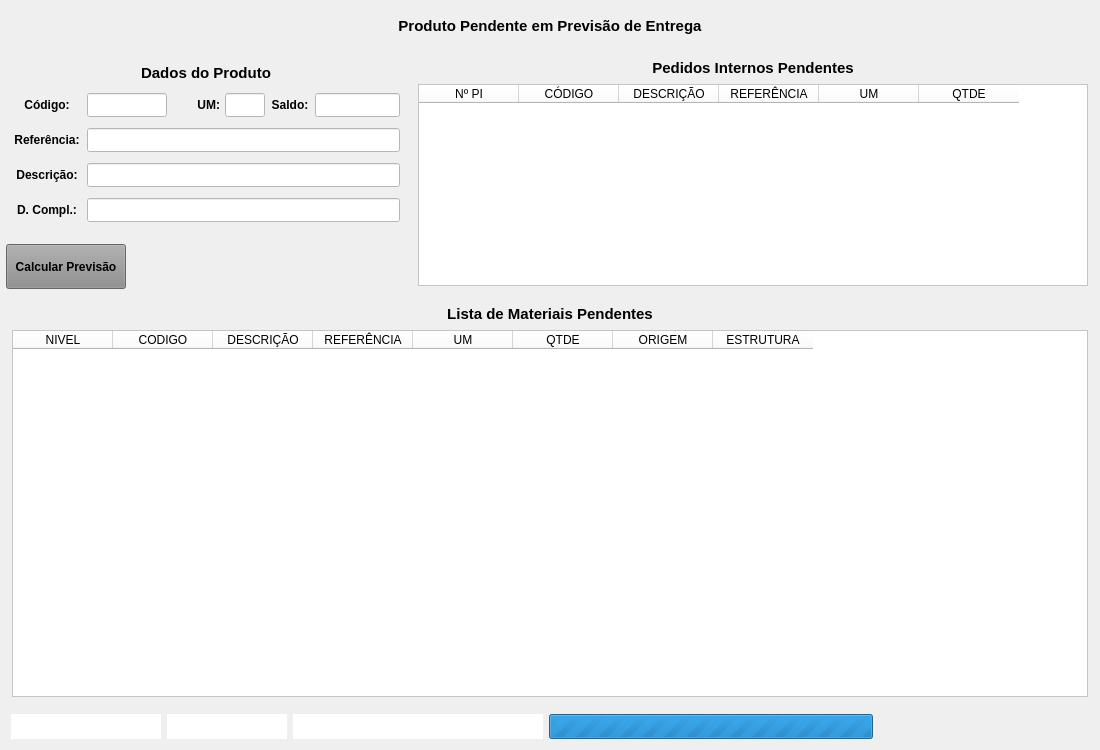
<?xml version="1.0" encoding="UTF-8"?>
<ui version="4.0">
 <class>MainWindow</class>
 <widget class="QMainWindow" name="MainWindow">
  <property name="geometry">
   <rect>
    <x>0</x>
    <y>0</y>
    <width>1100</width>
    <height>750</height>
   </rect>
  </property>
  <property name="windowTitle">
   <string>Previsão e Materiais Pendentes</string>
  </property>
  <widget class="QWidget" name="centralwidget">
   <layout class="QVBoxLayout" name="verticalLayout">
    <property name="leftMargin">
     <number>6</number>
    </property>
    <property name="topMargin">
     <number>6</number>
    </property>
    <property name="rightMargin">
     <number>6</number>
    </property>
    <property name="bottomMargin">
     <number>6</number>
    </property>
    <item>
     <widget class="QWidget" name="widget_cabecalho" native="true">
      <property name="sizePolicy">
       <sizepolicy hsizetype="Preferred" vsizetype="Fixed">
        <horstretch>0</horstretch>
        <verstretch>0</verstretch>
       </sizepolicy>
      </property>
      <property name="minimumSize">
       <size>
        <width>0</width>
        <height>40</height>
       </size>
      </property>
      <property name="maximumSize">
       <size>
        <width>16777215</width>
        <height>40</height>
       </size>
      </property>
      <property name="styleSheet">
       <string notr="true"/>
      </property>
      <layout class="QHBoxLayout" name="horizontalLayout">
       <property name="spacing">
        <number>0</number>
       </property>
       <property name="leftMargin">
        <number>15</number>
       </property>
       <property name="topMargin">
        <number>6</number>
       </property>
       <property name="rightMargin">
        <number>15</number>
       </property>
       <property name="bottomMargin">
        <number>6</number>
       </property>
       <item>
        <widget class="QLabel" name="label_13">
         <property name="sizePolicy">
          <sizepolicy hsizetype="Minimum" vsizetype="Preferred">
           <horstretch>0</horstretch>
           <verstretch>0</verstretch>
          </sizepolicy>
         </property>
         <property name="minimumSize">
          <size>
           <width>300</width>
           <height>0</height>
          </size>
         </property>
         <property name="font">
          <font>
           <pointsize>11</pointsize>
           <weight>75</weight>
           <bold>true</bold>
          </font>
         </property>
         <property name="text">
          <string>Produto Pendente em Previsão de Entrega</string>
         </property>
         <property name="alignment">
          <set>Qt::AlignCenter</set>
         </property>
        </widget>
       </item>
      </layout>
     </widget>
    </item>
    <item>
     <widget class="QWidget" name="widget" native="true">
      <property name="minimumSize">
       <size>
        <width>0</width>
        <height>0</height>
       </size>
      </property>
      <property name="maximumSize">
       <size>
        <width>16777215</width>
        <height>240</height>
       </size>
      </property>
      <layout class="QHBoxLayout" name="horizontalLayout_3">
       <property name="leftMargin">
        <number>0</number>
       </property>
       <property name="topMargin">
        <number>0</number>
       </property>
       <property name="rightMargin">
        <number>0</number>
       </property>
       <property name="bottomMargin">
        <number>0</number>
       </property>
       <item>
        <widget class="QWidget" name="widget_2" native="true">
         <property name="minimumSize">
          <size>
           <width>400</width>
           <height>0</height>
          </size>
         </property>
         <property name="maximumSize">
          <size>
           <width>400</width>
           <height>16777215</height>
          </size>
         </property>
         <layout class="QVBoxLayout" name="verticalLayout_3">
          <property name="leftMargin">
           <number>0</number>
          </property>
          <property name="topMargin">
           <number>0</number>
          </property>
          <property name="rightMargin">
           <number>0</number>
          </property>
          <property name="bottomMargin">
           <number>0</number>
          </property>
          <item>
           <widget class="QWidget" name="widget_Cor2" native="true">
            <property name="sizePolicy">
             <sizepolicy hsizetype="Preferred" vsizetype="Preferred">
              <horstretch>0</horstretch>
              <verstretch>0</verstretch>
             </sizepolicy>
            </property>
            <property name="minimumSize">
             <size>
              <width>0</width>
              <height>180</height>
             </size>
            </property>
            <property name="maximumSize">
             <size>
              <width>16777215</width>
              <height>180</height>
             </size>
            </property>
            <property name="styleSheet">
             <string notr="true"/>
            </property>
            <layout class="QVBoxLayout" name="verticalLayout_8">
             <property name="spacing">
              <number>1</number>
             </property>
             <property name="leftMargin">
              <number>1</number>
             </property>
             <property name="topMargin">
              <number>1</number>
             </property>
             <property name="rightMargin">
              <number>1</number>
             </property>
             <property name="bottomMargin">
              <number>6</number>
             </property>
             <item>
              <widget class="QWidget" name="widget_16" native="true">
               <property name="minimumSize">
                <size>
                 <width>0</width>
                 <height>25</height>
                </size>
               </property>
               <property name="maximumSize">
                <size>
                 <width>16777215</width>
                 <height>25</height>
                </size>
               </property>
               <property name="styleSheet">
                <string notr="true"/>
               </property>
               <layout class="QHBoxLayout" name="horizontalLayout_18">
                <property name="spacing">
                 <number>3</number>
                </property>
                <property name="leftMargin">
                 <number>3</number>
                </property>
                <property name="topMargin">
                 <number>3</number>
                </property>
                <property name="rightMargin">
                 <number>3</number>
                </property>
                <property name="bottomMargin">
                 <number>3</number>
                </property>
                <item>
                 <widget class="QLabel" name="label_52">
                  <property name="maximumSize">
                   <size>
                    <width>16777215</width>
                    <height>16777215</height>
                   </size>
                  </property>
                  <property name="font">
                   <font>
                    <pointsize>11</pointsize>
                    <weight>75</weight>
                    <bold>true</bold>
                   </font>
                  </property>
                  <property name="text">
                   <string>Dados do Produto</string>
                  </property>
                  <property name="alignment">
                   <set>Qt::AlignCenter</set>
                  </property>
                 </widget>
                </item>
               </layout>
              </widget>
             </item>
             <item>
              <widget class="QWidget" name="widget_37" native="true">
               <property name="minimumSize">
                <size>
                 <width>0</width>
                 <height>30</height>
                </size>
               </property>
               <property name="maximumSize">
                <size>
                 <width>16777215</width>
                 <height>30</height>
                </size>
               </property>
               <property name="styleSheet">
                <string notr="true"/>
               </property>
               <layout class="QHBoxLayout" name="horizontalLayout_8">
                <property name="spacing">
                 <number>5</number>
                </property>
                <property name="leftMargin">
                 <number>5</number>
                </property>
                <property name="topMargin">
                 <number>3</number>
                </property>
                <property name="rightMargin">
                 <number>5</number>
                </property>
                <property name="bottomMargin">
                 <number>3</number>
                </property>
                <item>
                 <widget class="QLabel" name="label_54">
                  <property name="minimumSize">
                   <size>
                    <width>70</width>
                    <height>0</height>
                   </size>
                  </property>
                  <property name="maximumSize">
                   <size>
                    <width>70</width>
                    <height>16777215</height>
                   </size>
                  </property>
                  <property name="font">
                   <font>
                    <pointsize>9</pointsize>
                    <weight>75</weight>
                    <bold>true</bold>
                   </font>
                  </property>
                  <property name="text">
                   <string>Código:</string>
                  </property>
                  <property name="alignment">
                   <set>Qt::AlignCenter</set>
                  </property>
                 </widget>
                </item>
                <item>
                 <widget class="QLineEdit" name="line_Codigo_Manu">
                  <property name="sizePolicy">
                   <sizepolicy hsizetype="Preferred" vsizetype="Preferred">
                    <horstretch>0</horstretch>
                    <verstretch>0</verstretch>
                   </sizepolicy>
                  </property>
                  <property name="minimumSize">
                   <size>
                    <width>60</width>
                    <height>0</height>
                   </size>
                  </property>
                  <property name="maximumSize">
                   <size>
                    <width>80</width>
                    <height>16777215</height>
                   </size>
                  </property>
                  <property name="font">
                   <font>
                    <pointsize>9</pointsize>
                   </font>
                  </property>
                  <property name="styleSheet">
                   <string notr="true">background-color: rgb(255, 255, 255);</string>
                  </property>
                  <property name="alignment">
                   <set>Qt::AlignCenter</set>
                  </property>
                  <property name="placeholderText">
                   <string/>
                  </property>
                 </widget>
                </item>
                <item>
                 <widget class="QLabel" name="label_9">
                  <property name="text">
                   <string/>
                  </property>
                 </widget>
                </item>
                <item>
                 <widget class="QLabel" name="label_25">
                  <property name="maximumSize">
                   <size>
                    <width>25</width>
                    <height>16777215</height>
                   </size>
                  </property>
                  <property name="font">
                   <font>
                    <pointsize>9</pointsize>
                    <weight>75</weight>
                    <bold>true</bold>
                   </font>
                  </property>
                  <property name="text">
                   <string>UM:</string>
                  </property>
                  <property name="alignment">
                   <set>Qt::AlignRight|Qt::AlignTrailing|Qt::AlignVCenter</set>
                  </property>
                 </widget>
                </item>
                <item>
                 <widget class="QLineEdit" name="line_UM_Manu">
                  <property name="sizePolicy">
                   <sizepolicy hsizetype="Preferred" vsizetype="Preferred">
                    <horstretch>0</horstretch>
                    <verstretch>0</verstretch>
                   </sizepolicy>
                  </property>
                  <property name="minimumSize">
                   <size>
                    <width>40</width>
                    <height>0</height>
                   </size>
                  </property>
                  <property name="maximumSize">
                   <size>
                    <width>40</width>
                    <height>16777215</height>
                   </size>
                  </property>
                  <property name="font">
                   <font>
                    <pointsize>9</pointsize>
                   </font>
                  </property>
                  <property name="styleSheet">
                   <string notr="true">background-color: rgb(255, 255, 255);</string>
                  </property>
                  <property name="alignment">
                   <set>Qt::AlignCenter</set>
                  </property>
                 </widget>
                </item>
                <item>
                 <widget class="QLabel" name="label_38">
                  <property name="minimumSize">
                   <size>
                    <width>40</width>
                    <height>0</height>
                   </size>
                  </property>
                  <property name="maximumSize">
                   <size>
                    <width>40</width>
                    <height>16777215</height>
                   </size>
                  </property>
                  <property name="font">
                   <font>
                    <pointsize>9</pointsize>
                    <weight>75</weight>
                    <bold>true</bold>
                   </font>
                  </property>
                  <property name="text">
                   <string>Saldo:</string>
                  </property>
                  <property name="alignment">
                   <set>Qt::AlignCenter</set>
                  </property>
                 </widget>
                </item>
                <item>
                 <widget class="QLineEdit" name="line_Saldo_Manu">
                  <property name="sizePolicy">
                   <sizepolicy hsizetype="Preferred" vsizetype="Preferred">
                    <horstretch>0</horstretch>
                    <verstretch>0</verstretch>
                   </sizepolicy>
                  </property>
                  <property name="minimumSize">
                   <size>
                    <width>85</width>
                    <height>0</height>
                   </size>
                  </property>
                  <property name="maximumSize">
                   <size>
                    <width>85</width>
                    <height>16777215</height>
                   </size>
                  </property>
                  <property name="font">
                   <font>
                    <pointsize>9</pointsize>
                   </font>
                  </property>
                  <property name="cursor">
                   <cursorShape>IBeamCursor</cursorShape>
                  </property>
                  <property name="styleSheet">
                   <string notr="true">background-color: rgb(255, 255, 255);</string>
                  </property>
                  <property name="inputMask">
                   <string/>
                  </property>
                  <property name="text">
                   <string/>
                  </property>
                  <property name="frame">
                   <bool>true</bool>
                  </property>
                  <property name="echoMode">
                   <enum>QLineEdit::Normal</enum>
                  </property>
                  <property name="alignment">
                   <set>Qt::AlignCenter</set>
                  </property>
                  <property name="placeholderText">
                   <string/>
                  </property>
                 </widget>
                </item>
               </layout>
              </widget>
             </item>
             <item>
              <widget class="QWidget" name="widget_26" native="true">
               <property name="minimumSize">
                <size>
                 <width>0</width>
                 <height>30</height>
                </size>
               </property>
               <property name="maximumSize">
                <size>
                 <width>16777215</width>
                 <height>30</height>
                </size>
               </property>
               <property name="styleSheet">
                <string notr="true"/>
               </property>
               <layout class="QHBoxLayout" name="horizontalLayout_19">
                <property name="spacing">
                 <number>5</number>
                </property>
                <property name="leftMargin">
                 <number>5</number>
                </property>
                <property name="topMargin">
                 <number>3</number>
                </property>
                <property name="rightMargin">
                 <number>5</number>
                </property>
                <property name="bottomMargin">
                 <number>3</number>
                </property>
                <item>
                 <widget class="QLabel" name="label_55">
                  <property name="minimumSize">
                   <size>
                    <width>70</width>
                    <height>0</height>
                   </size>
                  </property>
                  <property name="maximumSize">
                   <size>
                    <width>70</width>
                    <height>16777215</height>
                   </size>
                  </property>
                  <property name="font">
                   <font>
                    <pointsize>9</pointsize>
                    <weight>75</weight>
                    <bold>true</bold>
                   </font>
                  </property>
                  <property name="text">
                   <string>Referência:</string>
                  </property>
                  <property name="alignment">
                   <set>Qt::AlignCenter</set>
                  </property>
                 </widget>
                </item>
                <item>
                 <widget class="QLineEdit" name="line_Referencia_Manu">
                  <property name="sizePolicy">
                   <sizepolicy hsizetype="Preferred" vsizetype="Preferred">
                    <horstretch>0</horstretch>
                    <verstretch>0</verstretch>
                   </sizepolicy>
                  </property>
                  <property name="minimumSize">
                   <size>
                    <width>0</width>
                    <height>0</height>
                   </size>
                  </property>
                  <property name="maximumSize">
                   <size>
                    <width>16777215</width>
                    <height>16777215</height>
                   </size>
                  </property>
                  <property name="font">
                   <font>
                    <pointsize>9</pointsize>
                   </font>
                  </property>
                  <property name="cursor">
                   <cursorShape>IBeamCursor</cursorShape>
                  </property>
                  <property name="styleSheet">
                   <string notr="true">background-color: rgb(255, 255, 255);</string>
                  </property>
                  <property name="inputMask">
                   <string/>
                  </property>
                  <property name="text">
                   <string/>
                  </property>
                  <property name="maxLength">
                   <number>20</number>
                  </property>
                  <property name="frame">
                   <bool>true</bool>
                  </property>
                  <property name="echoMode">
                   <enum>QLineEdit::Normal</enum>
                  </property>
                  <property name="alignment">
                   <set>Qt::AlignLeading|Qt::AlignLeft|Qt::AlignVCenter</set>
                  </property>
                 </widget>
                </item>
               </layout>
              </widget>
             </item>
             <item>
              <widget class="QWidget" name="widget_14" native="true">
               <property name="minimumSize">
                <size>
                 <width>0</width>
                 <height>30</height>
                </size>
               </property>
               <property name="maximumSize">
                <size>
                 <width>16777215</width>
                 <height>30</height>
                </size>
               </property>
               <property name="styleSheet">
                <string notr="true"/>
               </property>
               <layout class="QHBoxLayout" name="horizontalLayout_20">
                <property name="spacing">
                 <number>5</number>
                </property>
                <property name="leftMargin">
                 <number>5</number>
                </property>
                <property name="topMargin">
                 <number>3</number>
                </property>
                <property name="rightMargin">
                 <number>5</number>
                </property>
                <property name="bottomMargin">
                 <number>3</number>
                </property>
                <item>
                 <widget class="QLabel" name="label_49">
                  <property name="minimumSize">
                   <size>
                    <width>70</width>
                    <height>0</height>
                   </size>
                  </property>
                  <property name="maximumSize">
                   <size>
                    <width>70</width>
                    <height>16777215</height>
                   </size>
                  </property>
                  <property name="font">
                   <font>
                    <pointsize>9</pointsize>
                    <weight>75</weight>
                    <bold>true</bold>
                   </font>
                  </property>
                  <property name="text">
                   <string>Descrição:</string>
                  </property>
                  <property name="alignment">
                   <set>Qt::AlignCenter</set>
                  </property>
                 </widget>
                </item>
                <item>
                 <widget class="QLineEdit" name="line_Descricao_Manu">
                  <property name="sizePolicy">
                   <sizepolicy hsizetype="Preferred" vsizetype="Preferred">
                    <horstretch>0</horstretch>
                    <verstretch>0</verstretch>
                   </sizepolicy>
                  </property>
                  <property name="minimumSize">
                   <size>
                    <width>0</width>
                    <height>0</height>
                   </size>
                  </property>
                  <property name="maximumSize">
                   <size>
                    <width>16777215</width>
                    <height>16777215</height>
                   </size>
                  </property>
                  <property name="font">
                   <font>
                    <pointsize>9</pointsize>
                   </font>
                  </property>
                  <property name="styleSheet">
                   <string notr="true">background-color: rgb(255, 255, 255);</string>
                  </property>
                  <property name="alignment">
                   <set>Qt::AlignLeading|Qt::AlignLeft|Qt::AlignVCenter</set>
                  </property>
                 </widget>
                </item>
               </layout>
              </widget>
             </item>
             <item>
              <widget class="QWidget" name="widget_36" native="true">
               <property name="minimumSize">
                <size>
                 <width>0</width>
                 <height>30</height>
                </size>
               </property>
               <property name="maximumSize">
                <size>
                 <width>16777215</width>
                 <height>30</height>
                </size>
               </property>
               <property name="styleSheet">
                <string notr="true"/>
               </property>
               <layout class="QHBoxLayout" name="horizontalLayout_14">
                <property name="spacing">
                 <number>5</number>
                </property>
                <property name="leftMargin">
                 <number>5</number>
                </property>
                <property name="topMargin">
                 <number>3</number>
                </property>
                <property name="rightMargin">
                 <number>5</number>
                </property>
                <property name="bottomMargin">
                 <number>3</number>
                </property>
                <item>
                 <widget class="QLabel" name="label_61">
                  <property name="minimumSize">
                   <size>
                    <width>70</width>
                    <height>0</height>
                   </size>
                  </property>
                  <property name="maximumSize">
                   <size>
                    <width>70</width>
                    <height>16777215</height>
                   </size>
                  </property>
                  <property name="font">
                   <font>
                    <pointsize>9</pointsize>
                    <weight>75</weight>
                    <bold>true</bold>
                   </font>
                  </property>
                  <property name="text">
                   <string>D. Compl.:</string>
                  </property>
                  <property name="alignment">
                   <set>Qt::AlignCenter</set>
                  </property>
                 </widget>
                </item>
                <item>
                 <widget class="QLineEdit" name="line_DescrCompl_Manu">
                  <property name="sizePolicy">
                   <sizepolicy hsizetype="Preferred" vsizetype="Preferred">
                    <horstretch>0</horstretch>
                    <verstretch>0</verstretch>
                   </sizepolicy>
                  </property>
                  <property name="minimumSize">
                   <size>
                    <width>0</width>
                    <height>0</height>
                   </size>
                  </property>
                  <property name="maximumSize">
                   <size>
                    <width>16777215</width>
                    <height>16777215</height>
                   </size>
                  </property>
                  <property name="font">
                   <font>
                    <pointsize>9</pointsize>
                   </font>
                  </property>
                  <property name="styleSheet">
                   <string notr="true">background-color: rgb(255, 255, 255);</string>
                  </property>
                  <property name="alignment">
                   <set>Qt::AlignLeading|Qt::AlignLeft|Qt::AlignVCenter</set>
                  </property>
                 </widget>
                </item>
               </layout>
              </widget>
             </item>
            </layout>
           </widget>
          </item>
          <item>
           <widget class="QPushButton" name="btn_Atualizar">
            <property name="sizePolicy">
             <sizepolicy hsizetype="Preferred" vsizetype="Preferred">
              <horstretch>0</horstretch>
              <verstretch>0</verstretch>
             </sizepolicy>
            </property>
            <property name="minimumSize">
             <size>
              <width>120</width>
              <height>45</height>
             </size>
            </property>
            <property name="maximumSize">
             <size>
              <width>120</width>
              <height>45</height>
             </size>
            </property>
            <property name="font">
             <font>
              <pointsize>9</pointsize>
              <weight>75</weight>
              <bold>true</bold>
             </font>
            </property>
            <property name="cursor">
             <cursorShape>PointingHandCursor</cursorShape>
            </property>
            <property name="layoutDirection">
             <enum>Qt::LeftToRight</enum>
            </property>
            <property name="autoFillBackground">
             <bool>false</bool>
            </property>
            <property name="styleSheet">
             <string notr="true">background-color: rgb(141, 141, 141);</string>
            </property>
            <property name="text">
             <string>Calcular Previsão</string>
            </property>
            <property name="checkable">
             <bool>false</bool>
            </property>
            <property name="autoDefault">
             <bool>false</bool>
            </property>
            <property name="default">
             <bool>false</bool>
            </property>
            <property name="flat">
             <bool>false</bool>
            </property>
           </widget>
          </item>
         </layout>
        </widget>
       </item>
       <item>
        <widget class="QWidget" name="widget_Cor3" native="true">
         <property name="styleSheet">
          <string notr="true"/>
         </property>
         <layout class="QVBoxLayout" name="verticalLayout_2">
          <property name="spacing">
           <number>6</number>
          </property>
          <property name="leftMargin">
           <number>6</number>
          </property>
          <property name="topMargin">
           <number>6</number>
          </property>
          <property name="rightMargin">
           <number>6</number>
          </property>
          <property name="bottomMargin">
           <number>6</number>
          </property>
          <item>
           <widget class="QLabel" name="label_7">
            <property name="minimumSize">
             <size>
              <width>0</width>
              <height>20</height>
             </size>
            </property>
            <property name="maximumSize">
             <size>
              <width>16777215</width>
              <height>20</height>
             </size>
            </property>
            <property name="font">
             <font>
              <pointsize>11</pointsize>
              <weight>75</weight>
              <bold>true</bold>
             </font>
            </property>
            <property name="text">
             <string>Pedidos Internos Pendentes</string>
            </property>
            <property name="alignment">
             <set>Qt::AlignCenter</set>
            </property>
           </widget>
          </item>
          <item>
           <widget class="QTableWidget" name="table_PI">
            <property name="sizePolicy">
             <sizepolicy hsizetype="Preferred" vsizetype="Preferred">
              <horstretch>0</horstretch>
              <verstretch>0</verstretch>
             </sizepolicy>
            </property>
            <property name="font">
             <font>
              <pointsize>9</pointsize>
             </font>
            </property>
            <property name="styleSheet">
             <string notr="true">background-color: rgb(255, 255, 255);</string>
            </property>
            <column>
             <property name="text">
              <string>Nº PI</string>
             </property>
            </column>
            <column>
             <property name="text">
              <string>CÓDIGO</string>
             </property>
            </column>
            <column>
             <property name="text">
              <string>DESCRIÇÃO</string>
             </property>
            </column>
            <column>
             <property name="text">
              <string>REFERÊNCIA</string>
             </property>
            </column>
            <column>
             <property name="text">
              <string>UM</string>
             </property>
            </column>
            <column>
             <property name="text">
              <string>QTDE</string>
             </property>
            </column>
           </widget>
          </item>
         </layout>
        </widget>
       </item>
      </layout>
     </widget>
    </item>
    <item>
     <widget class="QWidget" name="widget_Cor4" native="true">
      <property name="minimumSize">
       <size>
        <width>0</width>
        <height>328</height>
       </size>
      </property>
      <property name="styleSheet">
       <string notr="true"/>
      </property>
      <layout class="QVBoxLayout" name="verticalLayout_5">
       <property name="leftMargin">
        <number>6</number>
       </property>
       <property name="topMargin">
        <number>6</number>
       </property>
       <property name="rightMargin">
        <number>6</number>
       </property>
       <property name="bottomMargin">
        <number>6</number>
       </property>
       <item>
        <widget class="QLabel" name="label_8">
         <property name="minimumSize">
          <size>
           <width>0</width>
           <height>20</height>
          </size>
         </property>
         <property name="maximumSize">
          <size>
           <width>16777215</width>
           <height>20</height>
          </size>
         </property>
         <property name="font">
          <font>
           <pointsize>11</pointsize>
           <weight>75</weight>
           <bold>true</bold>
          </font>
         </property>
         <property name="text">
          <string>Lista de Materiais Pendentes</string>
         </property>
         <property name="alignment">
          <set>Qt::AlignCenter</set>
         </property>
        </widget>
       </item>
       <item>
        <widget class="QTableWidget" name="table_Previsao">
         <property name="sizePolicy">
          <sizepolicy hsizetype="Preferred" vsizetype="Preferred">
           <horstretch>0</horstretch>
           <verstretch>0</verstretch>
          </sizepolicy>
         </property>
         <property name="styleSheet">
          <string notr="true">background-color: rgb(255, 255, 255);</string>
         </property>
         <column>
          <property name="text">
           <string>NIVEL</string>
          </property>
         </column>
         <column>
          <property name="text">
           <string>CODIGO</string>
          </property>
         </column>
         <column>
          <property name="text">
           <string>DESCRIÇÃO</string>
          </property>
         </column>
         <column>
          <property name="text">
           <string>REFERÊNCIA</string>
          </property>
         </column>
         <column>
          <property name="text">
           <string>UM</string>
          </property>
         </column>
         <column>
          <property name="text">
           <string>QTDE</string>
          </property>
         </column>
         <column>
          <property name="text">
           <string>ORIGEM</string>
          </property>
         </column>
         <column>
          <property name="text">
           <string>ESTRUTURA</string>
          </property>
         </column>
        </widget>
       </item>
      </layout>
     </widget>
    </item>
    <item>
     <widget class="QWidget" name="widget_Cor5" native="true">
      <property name="minimumSize">
       <size>
        <width>0</width>
        <height>35</height>
       </size>
      </property>
      <property name="maximumSize">
       <size>
        <width>16777215</width>
        <height>35</height>
       </size>
      </property>
      <property name="styleSheet">
       <string notr="true"/>
      </property>
      <layout class="QHBoxLayout" name="horizontalLayout_6">
       <property name="spacing">
        <number>6</number>
       </property>
       <property name="leftMargin">
        <number>0</number>
       </property>
       <property name="topMargin">
        <number>0</number>
       </property>
       <property name="rightMargin">
        <number>0</number>
       </property>
       <property name="bottomMargin">
        <number>0</number>
       </property>
       <item>
        <widget class="QWidget" name="widget_Barra0" native="true">
         <layout class="QHBoxLayout" name="horizontalLayout_7">
          <property name="spacing">
           <number>0</number>
          </property>
          <property name="leftMargin">
           <number>0</number>
          </property>
          <property name="topMargin">
           <number>0</number>
          </property>
          <property name="rightMargin">
           <number>0</number>
          </property>
          <property name="bottomMargin">
           <number>0</number>
          </property>
          <item>
           <widget class="QWidget" name="widget_Barra" native="true">
            <property name="minimumSize">
             <size>
              <width>250</width>
              <height>0</height>
             </size>
            </property>
            <layout class="QHBoxLayout" name="horizontalLayout_9">
             <property name="leftMargin">
              <number>5</number>
             </property>
             <property name="topMargin">
              <number>5</number>
             </property>
             <property name="rightMargin">
              <number>5</number>
             </property>
             <property name="bottomMargin">
              <number>5</number>
             </property>
             <item>
              <widget class="QLabel" name="label_procura">
               <property name="minimumSize">
                <size>
                 <width>150</width>
                 <height>0</height>
                </size>
               </property>
               <property name="maximumSize">
                <size>
                 <width>150</width>
                 <height>16777215</height>
                </size>
               </property>
               <property name="font">
                <font>
                 <pointsize>10</pointsize>
                 <weight>75</weight>
                 <bold>true</bold>
                </font>
               </property>
               <property name="styleSheet">
                <string notr="true">background-color: rgb(255, 255, 255);</string>
               </property>
               <property name="text">
                <string/>
               </property>
               <property name="alignment">
                <set>Qt::AlignLeading|Qt::AlignLeft|Qt::AlignVCenter</set>
               </property>
              </widget>
             </item>
             <item>
              <widget class="QLabel" name="label_procura1">
               <property name="minimumSize">
                <size>
                 <width>120</width>
                 <height>0</height>
                </size>
               </property>
               <property name="maximumSize">
                <size>
                 <width>120</width>
                 <height>16777215</height>
                </size>
               </property>
               <property name="font">
                <font>
                 <pointsize>10</pointsize>
                 <weight>75</weight>
                 <bold>true</bold>
                </font>
               </property>
               <property name="styleSheet">
                <string notr="true">background-color: rgb(255, 255, 255);</string>
               </property>
               <property name="text">
                <string/>
               </property>
               <property name="alignment">
                <set>Qt::AlignLeading|Qt::AlignLeft|Qt::AlignVCenter</set>
               </property>
              </widget>
             </item>
             <item>
              <widget class="QLabel" name="label_procura2">
               <property name="minimumSize">
                <size>
                 <width>250</width>
                 <height>0</height>
                </size>
               </property>
               <property name="maximumSize">
                <size>
                 <width>250</width>
                 <height>16777215</height>
                </size>
               </property>
               <property name="font">
                <font>
                 <pointsize>10</pointsize>
                 <weight>75</weight>
                 <bold>true</bold>
                </font>
               </property>
               <property name="styleSheet">
                <string notr="true">background-color: rgb(255, 255, 255);</string>
               </property>
               <property name="text">
                <string/>
               </property>
               <property name="alignment">
                <set>Qt::AlignLeading|Qt::AlignLeft|Qt::AlignVCenter</set>
               </property>
              </widget>
             </item>
             <item>
              <widget class="QProgressBar" name="progressBar">
               <property name="minimumSize">
                <size>
                 <width>0</width>
                 <height>25</height>
                </size>
               </property>
               <property name="maximum">
                <number>0</number>
               </property>
               <property name="value">
                <number>-1</number>
               </property>
               <property name="textVisible">
                <bool>false</bool>
               </property>
              </widget>
             </item>
            </layout>
           </widget>
          </item>
         </layout>
        </widget>
       </item>
       <item>
        <widget class="QWidget" name="widget_10" native="true">
         <property name="minimumSize">
          <size>
           <width>210</width>
           <height>0</height>
          </size>
         </property>
         <property name="maximumSize">
          <size>
           <width>210</width>
           <height>16777215</height>
          </size>
         </property>
         <layout class="QHBoxLayout" name="horizontalLayout_5">
          <property name="spacing">
           <number>6</number>
          </property>
          <property name="leftMargin">
           <number>2</number>
          </property>
          <property name="topMargin">
           <number>2</number>
          </property>
          <property name="rightMargin">
           <number>2</number>
          </property>
          <property name="bottomMargin">
           <number>2</number>
          </property>
          <item>
           <widget class="QLabel" name="label_Excel">
            <property name="font">
             <font>
              <pointsize>9</pointsize>
              <weight>75</weight>
              <bold>true</bold>
             </font>
            </property>
            <property name="text">
             <string/>
            </property>
           </widget>
          </item>
         </layout>
        </widget>
       </item>
      </layout>
     </widget>
    </item>
   </layout>
  </widget>
 </widget>
 <resources/>
 <connections/>
</ui>
